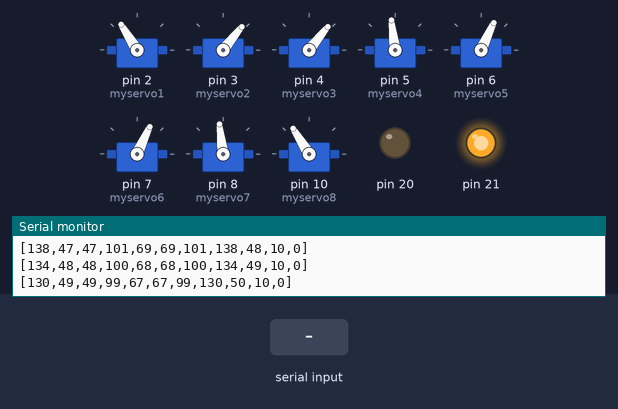
A sketch run on a simulated Arduino Mega 2560, built with avr-gcc and run on an emulated ATmega2560. Shown: 8 × servo, output pins drawn as LEDs (lit = HIGH), the last lines printed to the serial monitor. The test bench sets the inputs (shaded band).

Above: at 1.2 s.
1.3 s: "0" received over the second serial link
At 2.12 s:
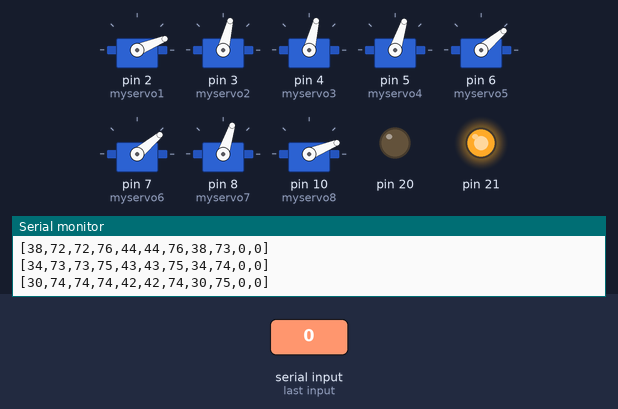
At 6.49 s:
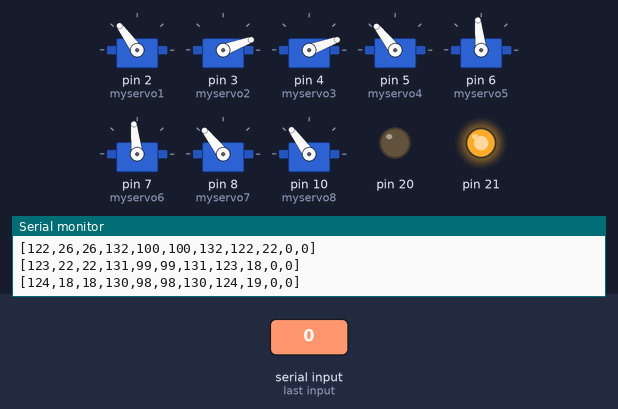
Timing chart, 0 to 39.2 s (numbered marks = the images above; inputs shaded):
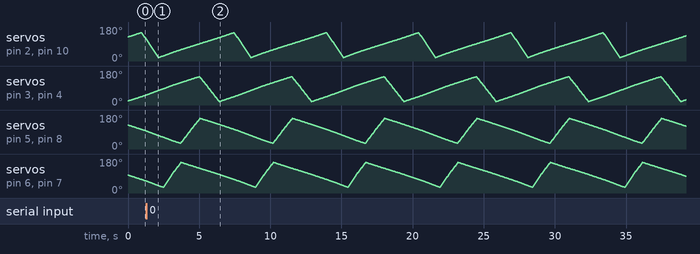

The sketch:

BAT_MONKEYYYY.ino
```cpp
#include <Servo.h>

Servo myservo1;
Servo myservo2;
Servo myservo3;
Servo myservo4;
Servo myservo5;
Servo myservo6;
Servo myservo7;
Servo myservo8;

bool monte = true;
int speed_exec = 10;
int t = 0;
int total_t = 0;
int code_erreur = 0;
char message_bt = ' ';
int i = 0;
int t1 = 20;
int t2 = 52;
int t3 = 84;
int t4 = 126;
int tp1 = 1;
int tp2 = 1;
int tp3 = 1;
int tp4 = 1;

void setup()
{
  Serial.begin(9600);
  pinMode(20, OUTPUT);
  pinMode(21, OUTPUT);
  digitalWrite(20, LOW);  // alimentation du capteur bluetooth sans fil supplémentaire
  digitalWrite(21, HIGH); // (RX,TX,GND,VCC)->(TX:18,RX:19,GND:20,VCC:21)
  Serial1.begin(9600);    // pin 18(tx) et 19(rx) pour la liaison bluetooth
  myservo1.attach(2);     // bras 1
  myservo2.attach(3);
  myservo3.attach(4); // bras2
  myservo4.attach(5);
  myservo5.attach(6); // jambe 1
  myservo6.attach(7);
  myservo7.attach(8); // jambe 2
  myservo8.attach(10);
}

void loop()
{
  go1(t1);      //J1 complete
  go2(t2);     //J2 complete
  go3(t3); // B2 complet
  go4(t4); //  B1 complet
  if (t1 >= 150)
  {
    tp1 = -4;
  }
  if (t2 >= 150)
  {
    tp2 = -4;
  }
  if (t3 >= 150)
  {
    tp3 = -4;
  }
  if (t4 == 150)
  {
    tp4 = -4;
  }
  if (t1 <= 20)
  {
    tp1 = 1;
  }
  if (t2 <= 20)
  {
    tp2 = 1;
  }
  if (t3 <= 20)
  {
    tp3 = 1;
  }
  if (t4 <= 20)
  {
    tp4 = 1;
  }
  t1 += tp1;
  t2 += tp2;
  t3 += tp3;
  t4 += tp4;
  delay(15 - speed_exec);
  Serial1.println("[" + String(myservo1.read()) + "," + String(myservo2.read()) + "," + String(myservo3.read()) + "," + String(myservo4.read()) + "," + String(myservo5.read()) + "," + String(myservo6.read()) + "," + String(myservo7.read()) + "," + String(myservo8.read()) + "," + String(t1) + "," + String(speed_exec) + "," + String(code_erreur) + "]");
  Serial.println("[" + String(myservo1.read()) + "," + String(myservo2.read()) + "," + String(myservo3.read()) + "," + String(myservo4.read()) + "," + String(myservo5.read()) + "," + String(myservo6.read()) + "," + String(myservo7.read()) + "," + String(myservo8.read()) + "," + String(t1) + "," + String(speed_exec) + "," + String(code_erreur) + "]");
  code_erreur = 0;
  while (Serial1.available() >= 1)
  {
    message_bt = Serial1.read();
    switch (message_bt)
    {
    case 'P':
      monte = false;
      break;
    case 'S':
      monte = true;
      break;
    case '0':
      speed_exec = 0;
      Serial.println("Vitesse 0");
      break;
    case '1':
      speed_exec = 1;
      break;
    case '2':
      speed_exec = 2;
      break;
    case '3':
      speed_exec = 3;
      break;
    case '4':
      speed_exec = 4;
      break;
    case '5':
      speed_exec = 5;
      break;
    case '6':
      speed_exec = 6;
      break;
    case '7':
      speed_exec = 7;
      break;
    case '8':
      speed_exec = 8;
      break;
    case '9':
      speed_exec = 9;
      break;
    case 'T':
      while (Serial1.available())
      {
        Serial.println(Serial1.read()); // completement inutile
      }
      break;
    default:
      break;
    }
  }
}

void go1(int t)
{  myservo3.write(t);

  myservo2.write(t);
}
void go2(int t)
{  myservo7.write(180 - t);

  myservo4.write(180 - t);
}
void go3(int t)
{
  myservo5.write(180 - t);
  myservo6.write(180 - t);
}
void go4(int t)
{
  myservo1.write(t);

  myservo8.write(t);
}
```
